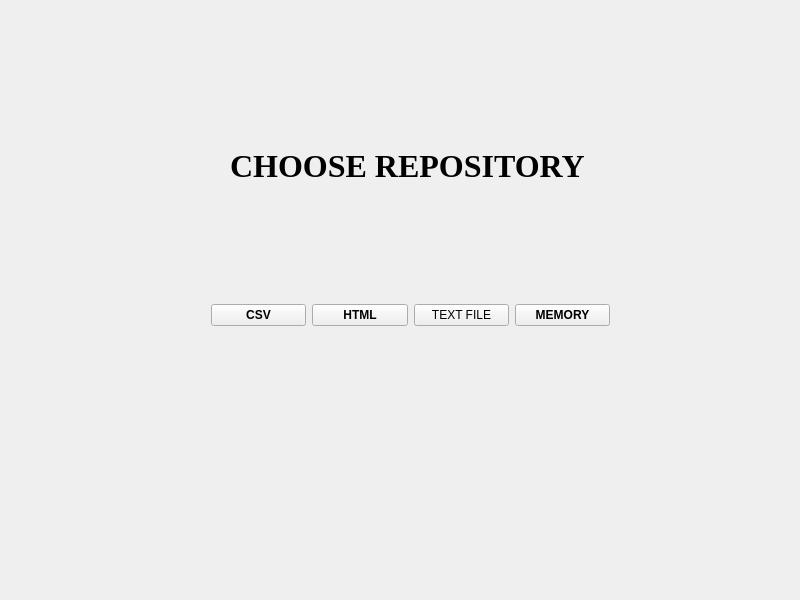
<?xml version="1.0" encoding="UTF-8"?>
<ui version="4.0">
 <class>A9Class</class>
 <widget class="QWidget" name="A9Class">
  <property name="geometry">
   <rect>
    <x>0</x>
    <y>0</y>
    <width>800</width>
    <height>600</height>
   </rect>
  </property>
  <property name="windowTitle">
   <string>A9</string>
  </property>
  <widget class="QStackedWidget" name="stackedWidget">
   <property name="geometry">
    <rect>
     <x>30</x>
     <y>30</y>
     <width>761</width>
     <height>561</height>
    </rect>
   </property>
   <widget class="QWidget" name="page">
    <widget class="QLabel" name="label">
     <property name="geometry">
      <rect>
       <x>200</x>
       <y>70</y>
       <width>391</width>
       <height>131</height>
      </rect>
     </property>
     <property name="font">
      <font>
       <family>Times New Roman</family>
       <pointsize>24</pointsize>
       <bold>true</bold>
      </font>
     </property>
     <property name="text">
      <string>CHOOSE REPOSITORY</string>
     </property>
    </widget>
    <widget class="QWidget" name="horizontalLayoutWidget">
     <property name="geometry">
      <rect>
       <x>170</x>
       <y>190</y>
       <width>421</width>
       <height>191</height>
      </rect>
     </property>
     <layout class="QHBoxLayout" name="horizontalLayout">
      <item>
       <widget class="QPushButton" name="CSV">
        <property name="font">
         <font>
          <bold>true</bold>
         </font>
        </property>
        <property name="text">
         <string>CSV</string>
        </property>
       </widget>
      </item>
      <item>
       <widget class="QPushButton" name="HTML">
        <property name="font">
         <font>
          <bold>true</bold>
         </font>
        </property>
        <property name="text">
         <string>HTML</string>
        </property>
       </widget>
      </item>
      <item>
       <widget class="QPushButton" name="textFile">
        <property name="text">
         <string>TEXT FILE</string>
        </property>
       </widget>
      </item>
      <item>
       <widget class="QPushButton" name="MEMORY">
        <property name="font">
         <font>
          <bold>true</bold>
         </font>
        </property>
        <property name="text">
         <string>MEMORY</string>
        </property>
       </widget>
      </item>
     </layout>
    </widget>
   </widget>
   <widget class="QWidget" name="page_2"/>
  </widget>
 </widget>
 <layoutdefault spacing="6" margin="11"/>
 <resources>
  <include location="A9.qrc"/>
 </resources>
 <connections/>
</ui>
